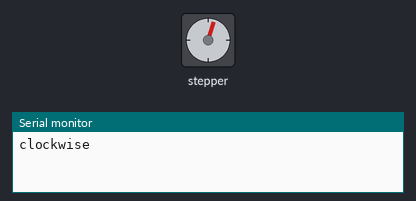
The sketch below on a simulated Arduino Uno, built with avr-gcc and run on an emulated ATmega328P. Parts: stepper motor, the last lines printed to the serial monitor. Stepper angles assume 200 steps per turn.

Above: at 0.15 s.
At 10.43 s:
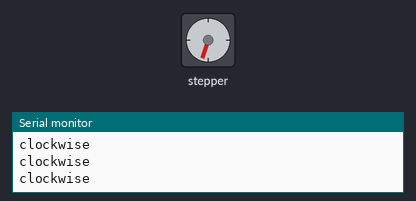
At 19.81 s:
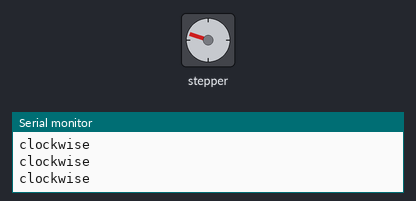
At 39.77 s:
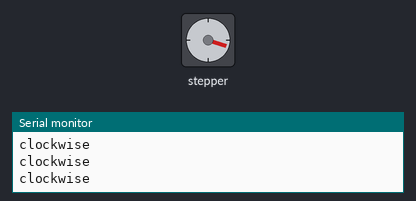
Timing chart, 0 to 40.0 s (numbered marks = the images above):
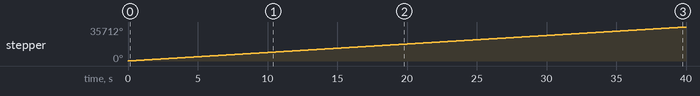

The sketch:

Controling_a_stepper_motor_with_L298N.ino
```cpp
// Include the Arduino Stepper Library
#include <Stepper.h>

// Number of steps per output rotation
const int stepsPerRevolution = 200;

// Create Instance of Stepper library
Stepper myStepper(stepsPerRevolution, 8, 9, 10, 11);


void setup()
{
  // set the speed at 60 rpm:
  myStepper.setSpeed(150);
  // initialize the serial port:
  Serial.begin(9600);
}

void loop()
{
  // step one revolution in one direction:
  Serial.println("clockwise");
  myStepper.step(stepsPerRevolution);
//  delay(5000);

  // step one revolution in the other direction:
//  Serial.println("counterclockwise");
//  myStepper.step(-stepsPerRevolution);
//  delay(500);
}
```

Measured:
- by itself, stepper: keeps turning clockwise at about 893°/s
